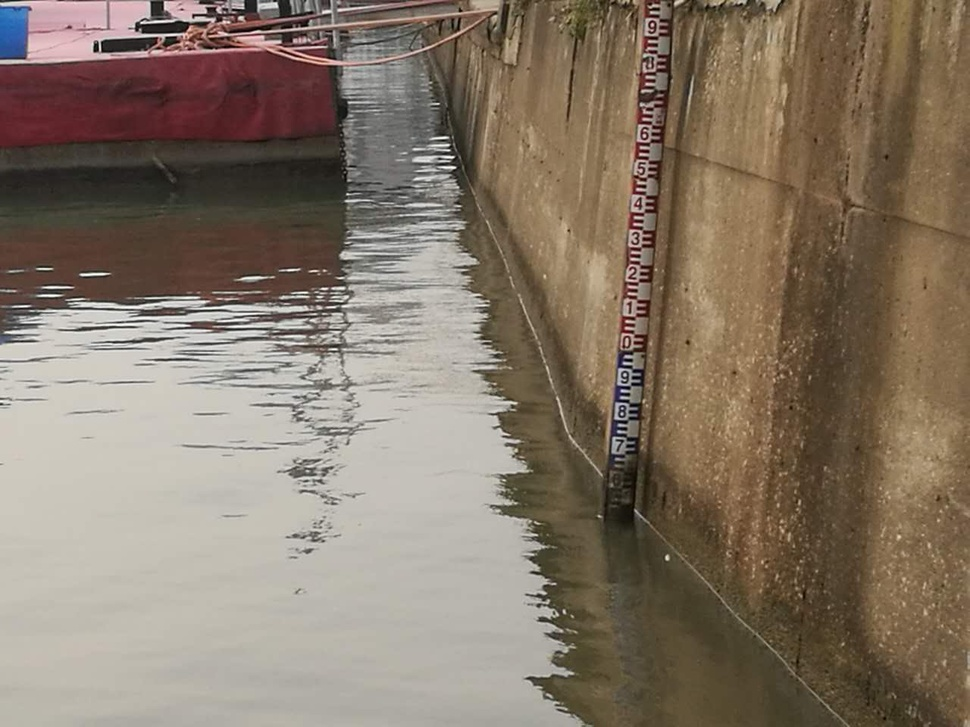
//> input picture edgeDetect/new image - l4wu6.jpg, 970 x 727 px, shrunk from 1280 x 960 before the run
$ ./sift '../edgeDetect/new image - l4wu6.jpg' ../edgeDetect/111.jpg out.png   (built with g++ and OpenCV 4)
//> lines starting //> are read from the running program, lines starting //| are printed output that depends on the picture
#include <iostream>
#include <opencv2/opencv.hpp>
#include <opencv2/xfeatures2d.hpp>
#include <fstream>
// [5 lines of commented-out code are left out]

#define BYTE unsigned char

using namespace cv;
using namespace std;
void goodMatch(double ratio, vector<vector<DMatch>> nMatches, vector<DMatch> &matches){
    for(unsigned int i = 0; i < nMatches.size(); i++)   //精确匹配
    {

        if(nMatches[i][0].distance < ratio * nMatches[i][1].distance)
            matches.push_back(nMatches[i][0]);
    }
}

int main(int argc, const char * argv[]) {
    // insert code here...
    Ptr<Feature2D> f2d = xfeatures2d::SIFT::create();

//    Mat img_1 = imread("/Users/googo/Desktop/123.png");
    Mat img_1 = imread(argv[1]);
//> img_1 is the input picture: 727 rows x 970 cols, CV_8UC3; mean B, G, R 104.2, 119.7, 133.8
    Mat img_2 = imread(argv[2]);
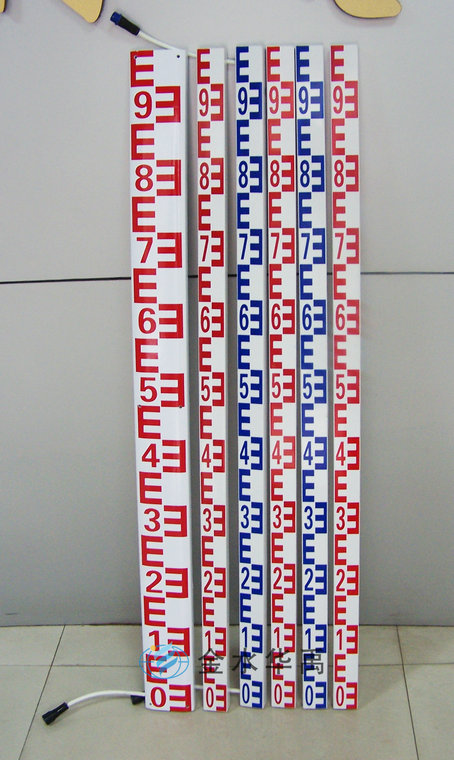
//> input picture edgeDetect/111.jpg, 454 x 760 px
//> img_2 is the input picture: 760 rows x 454 cols, CV_8UC3; mean B, G, R 157.5, 155.2, 166
    //Detect the keypoints
    vector<KeyPoint> keypoints_1, keypoints_2;
    f2d->detect(img_1, keypoints_1);
//> keypoints_1 = 4264 keypoints; strongest (x, y, size): (452, 157, 2.2), (454, 167, 2.5), (652, 25, 2.2), (622, 414, 1.9)
    f2d->detect(img_2, keypoints_2);
//> keypoints_2 = 3019 keypoints; strongest (x, y, size): (243, 454, 1.9), (242, 258, 2.1), (208, 662, 1.9), (245, 629, 3.2)
    //Calculate descriptors (feature vectors)
    Mat descriptors_1, descriptors_2;
    f2d->compute(img_1, keypoints_1, descriptors_1);
    f2d->compute(img_2, keypoints_2, descriptors_2);
    //Matching descriptor vector using BFMatcher
    BFMatcher matcher;
    vector<vector<DMatch>> nMatches;
    vector<DMatch> matches;
    matcher.knnMatch(descriptors_1, descriptors_2, nMatches,2);
//> nMatches = 4264 matches
    double ratio = 0.75;
    while(true){
        goodMatch(ratio, nMatches, matches);
        vector<int> xpixel;
        vector<int> ypixel;
        for(auto m : matches){
            int x= int(keypoints_2[m.trainIdx].pt.y);
            int y= int(keypoints_2[m.trainIdx].pt.x);//(x, y)即是目标点在目标图片位置
            xpixel.push_back(x);
            ypixel.push_back(y);
        }
        int xMin, xMax, yMin ,yMax;
        if (xpixel.size() && ypixel.size()) {
            sort(xpixel.begin(), xpixel.end());
            sort(ypixel.begin(), ypixel.end());
            xMin = xpixel[0];
            xMax = xpixel[xpixel.size() - 1];
            yMin = ypixel[0];
            yMax = ypixel[ypixel.size() - 1];
        }
        double col = img_2.cols;
        // [5 lines of commented-out code are left out]
        int xExpend = (yMax - yMin) * 0.5;
        int yExpend = img_2.rows * 0.05;
        xMin = xMin - yExpend < 0 ? 0 : xMin - yExpend;
        xMax = xMax + yExpend > img_2.rows ? img_2.rows: xMax + yExpend;
        yMin = yMin - xExpend < 0 ? 0 : yMin - xExpend;
        yMax = yMax + xExpend > img_2.cols ? img_2.cols: yMax + xExpend;
        Rect rec = Rect(yMin, xMin, yMax-yMin, xMax-xMin);
        Mat test = img_2(rec);
        // imshow("show", img_2);
        // waitKey();
        imwrite(argv[3], test);
        cout<<matches.size() <<"   "<< img_2.rows << "  over\n";
        break;
    }
//> this loop made 1 pass
//> matches on pass 1: 74 matches
//| 74   760  over
//> pass 1, `Mat test = img_2(rec);`:
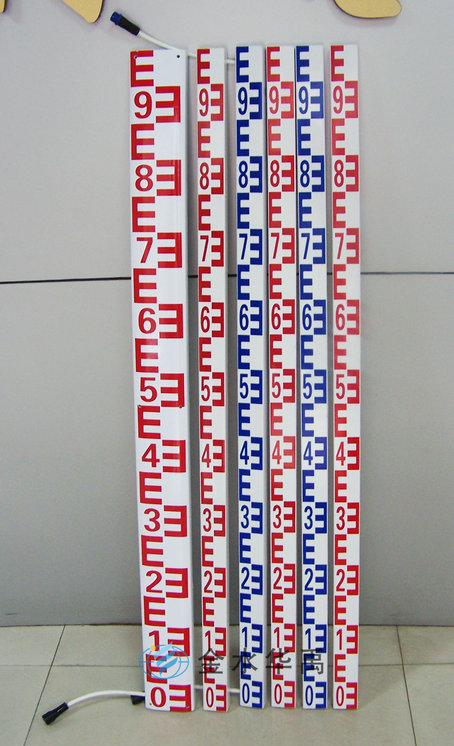
//> test: 746 rows x 454 cols, CV_8UC3; mean B, G, R 157.8, 155.2, 166.1
   // waitKey();
    return 0;
}

// [69 lines of commented-out code are left out]
